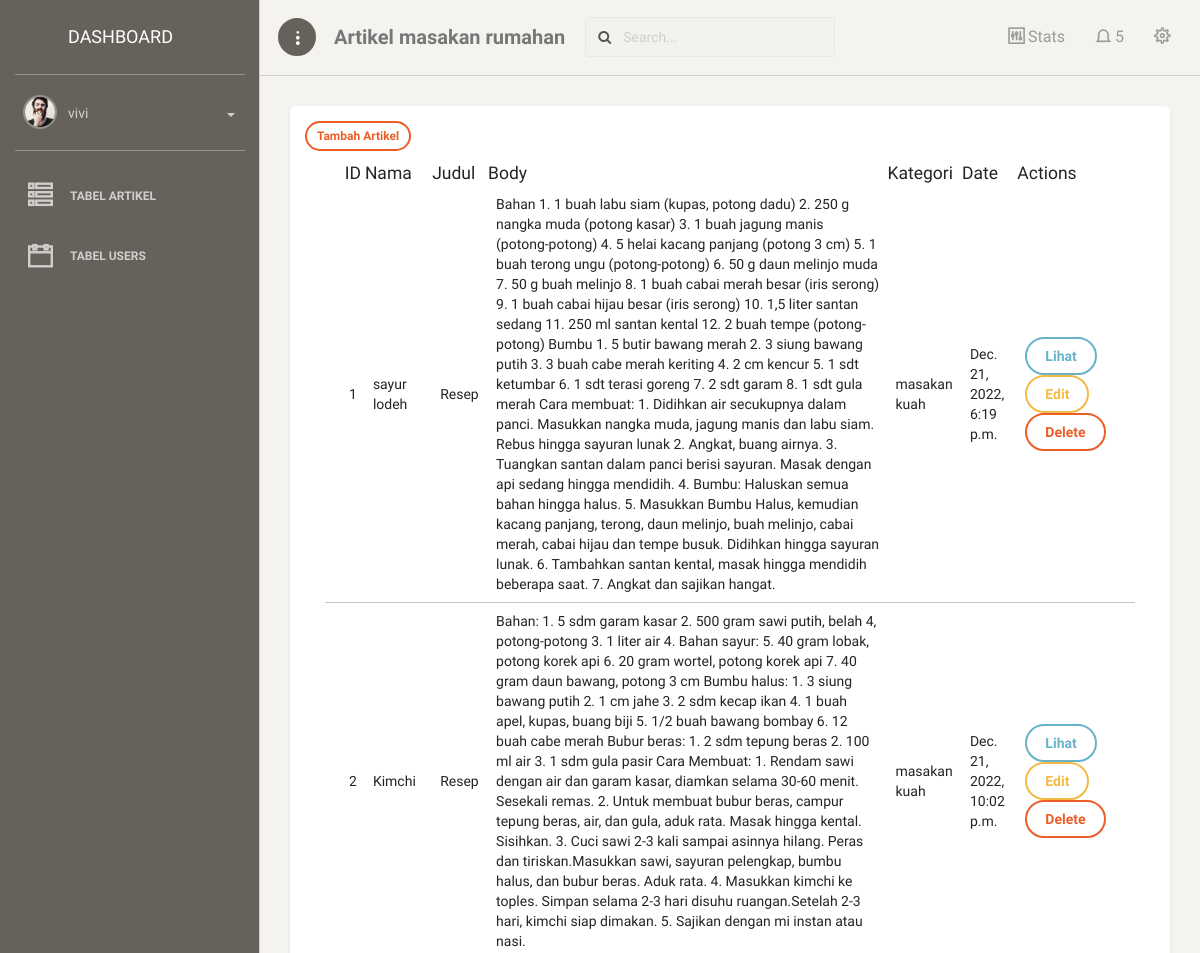
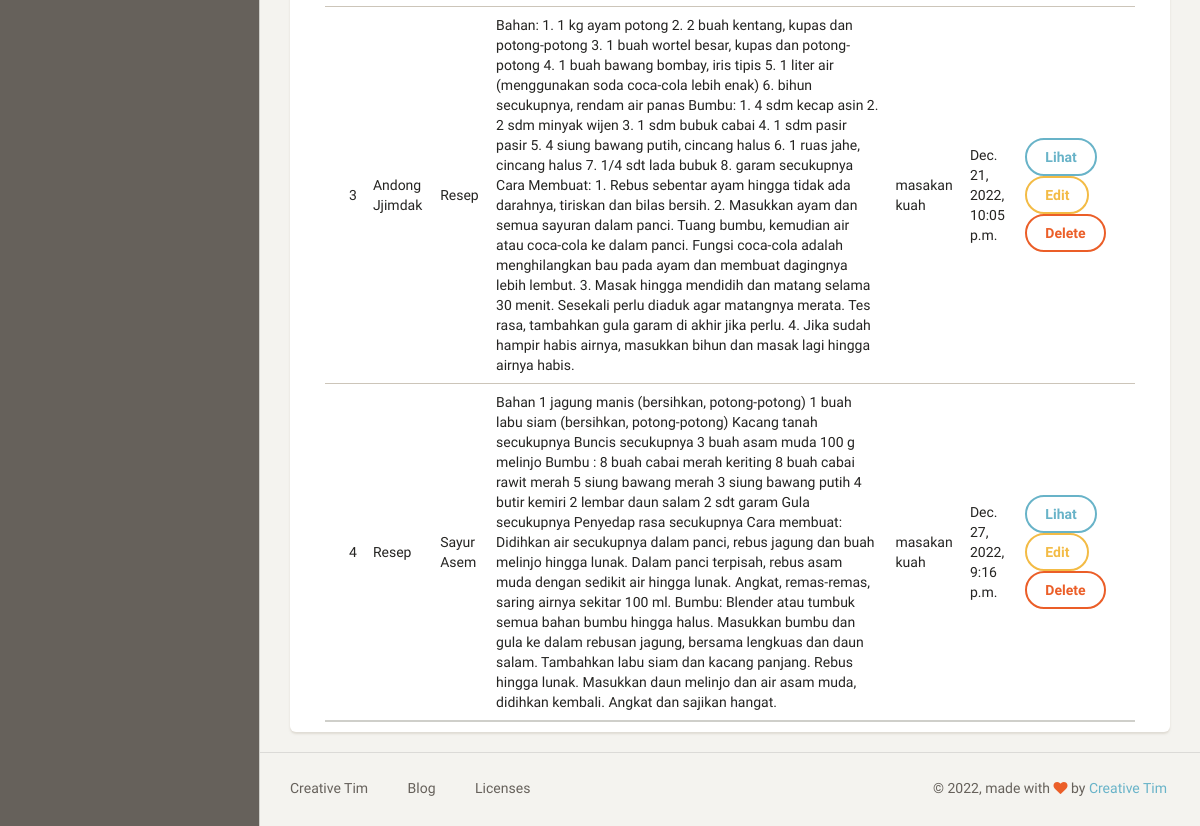
Screenshot of /dashboard/artikel (signed in) with the database file from the repository (2 pictures, top to bottom).
### blog/models.py (models this page shows)
class Artikel(models.Model):
    nama = models.CharField(max_length=100,blank=True,null=True)
    judul = models.CharField(max_length=100)
    body = models.TextField()
    kategori = models.ForeignKey(Kategori, on_delete=models.CASCADE, blank=True,null=True)
    date = models.DateTimeField(auto_now_add=True)
    def __str__(self):
        return "{} - {}".format(self.nama, self.judul)
    class meta :
        ordering = ['-id']
        verbose_name_plural = "Artikel"

class Kategori(models.Model):
    nama = models.CharField(max_length=100)
    def __str__(self):
         return self.nama
    class meta :
        verbose_name_plural = "Kategori"

### blog/views.py (the view)
# urls.py: path('artikel',artikel, name='table_artikel'),
@login_required
def artikel(request):
    template_name = "back/tabel_artikel.html"
    artikel = Artikel.objects.all()
    print(artikel)
    context = {
        'title' : 'dashboard',
        'artikel': artikel,
    }
    return render(request, template_name, context)

### templates/back/tabel_artikel.html
{% extends 'back/base.html' %}
{% block content %}
<div class="content">
    <div class="container-fluid">
        <div class="row">
            <div class="col-md-12">
                <div class="card">
                    <div class="card-content">
                        <div class="toolbar">
                            <a class ="btn btn-sm btn-danger" href="{% url 'tambah_artikel' %}"> Tambah Artikel</a>&ensp;&ensp; &ensp;
                        </div>
                        <table id="bootstrap-table" class="table">
                            <thead>
                                <th data-field="state" data-checkbox="true"></th>
                                <th data-field="id" class="text-center">ID</th>
                                <th data-field="nama" data-sortable="true">Nama</th>
                                <th data-field="judul" data-sortable="true">Judul</th>
                                <th data-field="Body" data-sortable="true">Body
                                <th data-field="kategori" data-sortable="true">Kategori</th>
                                <th data-field="Date">Date</th>
                                <th>Actions</th>
                            </thead>
                            <tbody>
                                {% for a in artikel %}
                                <tr>
                                    <td></td>
                                    <td>{{forloop.counter}}</td>
                                    <td>{{a.nama}}</td>
                                    <td>{{a.judul}}</td>
                                    <td>{{a.body}}</td>
                                    <td>{{a.kategori}}</td>
                                    <td>{{a.date}}</td>
                                    <td>
                                        <a class="btn btn-info text-white bi bi-search" href="{% url 'lihat_artikel' a.id %}">Lihat </a>
                                        <a class="btn btn-warning text-white bi bi-pencil" href="{% url 'edit_artikel' a.id %}">Edit </a>
                                        <a oneclick="return confirm('delete artikel?');"class="btn btn-danger text-white bi bi-trash" href="{% url 'delete_artikel' a.id %}">Delete </a>
                                    </td>
                                    <td></td>
                                </tr>
                                {% endfor %}
                            </tbody>
                        </table>
                    </div>
                </div>
            </div>
        </div>
    </div>
</div>
{% endblock content %}

### templates/back/menu.html (shortened to what this page needs)
{% load static %}
<div class="sidebar-wrapper">
    <div class="user">
        <div class="photo">
            <img src="{% static 'back/img/faces/face-2.jpg' %}" />
        </div>
        <div class="info">
            <a data-toggle="collapse" href="#collapseExample" class="collapsed">
                <span>
                    {{user}}
                    <b class="caret"></b>
                </span>
            </a>
        </div>
    </div>
    <ul class="nav">
        <li>
            <a href="{% url 'table_artikel' %}">
                <i class="ti-view-list-alt"></i>
                <p>Tabel Artikel</p>
            </a>
        </li>
        {% if request.session.is_creator == 'creator'%}
        <li>
            <a href="{% url 'table_users' %}">
                <i class="ti-calendar"></i>
                <p>Tabel Users</p>
            </a>
        </li>
        {% endif %}
    </ul>
</div>

### rows the page displays
Artikel: nama "sayur lodeh", judul "Resep", body "Bahan 1. 1 buah labu siam (kupas, potong dadu) 2. 250 g nangka muda (potong kasar) 3. 1 buah jagung manis (potong-potong) 4. 5 helai kacang panjang (potong 3 cm) 5. 1 buah terong ungu (potong-potong) 6. 50 g daun melinjo muda 7. 50 g buah melinjo 8. 1 buah cabai merah besar (iris serong) 9. 1 buah cabai hijau besar (iris serong) 10. 1,5 liter santan sedang 11. 250 ml santan kental 12. 2 buah tempe (potong-potong) Bumbu 1. 5 butir bawang merah 2. 3 siung bawang putih 3. 3 buah cabe merah keriting 4. 2 cm kencur 5. 1 sdt ketumbar 6. 1 sdt terasi goreng 7. 2 sdt garam 8. 1 sdt gula merah Cara membuat: 1. Didihkan air secukupnya dalam panci. Masukkan nangka muda, jagung manis dan labu siam.…", kategori "masakan kuah", date "Dec. 21, 2022, 6:19 p.m."
Artikel: nama "Kimchi", judul "Resep", body "Bahan: 1. 5 sdm garam kasar 2. 500 gram sawi putih, belah 4, potong-potong 3. 1 liter air 4. Bahan sayur: 5. 40 gram lobak, potong korek api 6. 20 gram wortel, potong korek api 7. 40 gram daun bawang, potong 3 cm Bumbu halus: 1. 3 siung bawang putih 2. 1 cm jahe 3. 2 sdm kecap ikan 4. 1 buah apel, kupas, buang biji 5. 1/2 buah bawang bombay 6. 12 buah cabe merah Bubur beras: 1. 2 sdm tepung beras 2. 100 ml air 3. 1 sdm gula pasir Cara Membuat: 1. Rendam sawi dengan air dan garam kasar, diamkan selama 30-60 menit. Sesekali remas. 2. Untuk membuat bubur beras, campur tepung beras, air, dan gula, aduk rata. Masak hingga kental. Sisihkan. 3. Cuci sawi 2-3 kali sampai asinnya hilang. Peras dan…", kategori "masakan kuah", date "Dec. 21, 2022, 10:02 p.m."
Artikel: nama "Andong Jjimdak", judul "Resep", body "Bahan: 1. 1 kg ayam potong 2. 2 buah kentang, kupas dan potong-potong 3. 1 buah wortel besar, kupas dan potong-potong 4. 1 buah bawang bombay, iris tipis 5. 1 liter air (menggunakan soda coca-cola lebih enak) 6. bihun secukupnya, rendam air panas Bumbu: 1. 4 sdm kecap asin 2. 2 sdm minyak wijen 3. 1 sdm bubuk cabai 4. 1 sdm pasir pasir 5. 4 siung bawang putih, cincang halus 6. 1 ruas jahe, cincang halus 7. 1/4 sdt lada bubuk 8. garam secukupnya Cara Membuat: 1. Rebus sebentar ayam hingga tidak ada darahnya, tiriskan dan bilas bersih. 2. Masukkan ayam dan semua sayuran dalam panci. Tuang bumbu, kemudian air atau coca-cola ke dalam panci. Fungsi coca-cola adalah menghilangkan bau pada ayam…", kategori "masakan kuah", date "Dec. 21, 2022, 10:05 p.m."
Artikel: nama "Resep", judul "Sayur Asem", body "Bahan 1 jagung manis (bersihkan, potong-potong) 1 buah labu siam (bersihkan, potong-potong) Kacang tanah secukupnya Buncis secukupnya 3 buah asam muda 100 g melinjo Bumbu : 8 buah cabai merah keriting 8 buah cabai rawit merah 5 siung bawang merah 3 siung bawang putih 4 butir kemiri 2 lembar daun salam 2 sdt garam Gula secukupnya Penyedap rasa secukupnya Cara membuat: Didihkan air secukupnya dalam panci, rebus jagung dan buah melinjo hingga lunak. Dalam panci terpisah, rebus asam muda dengan sedikit air hingga lunak. Angkat, remas-remas, saring airnya sekitar 100 ml. Bumbu: Blender atau tumbuk semua bahan bumbu hingga halus. Masukkan bumbu dan gula ke dalam rebusan jagung, bersama lengkuas…", kategori "masakan kuah", date "Dec. 27, 2022, 9:16 p.m."

### other values shown
{{ user }} "vivi"
